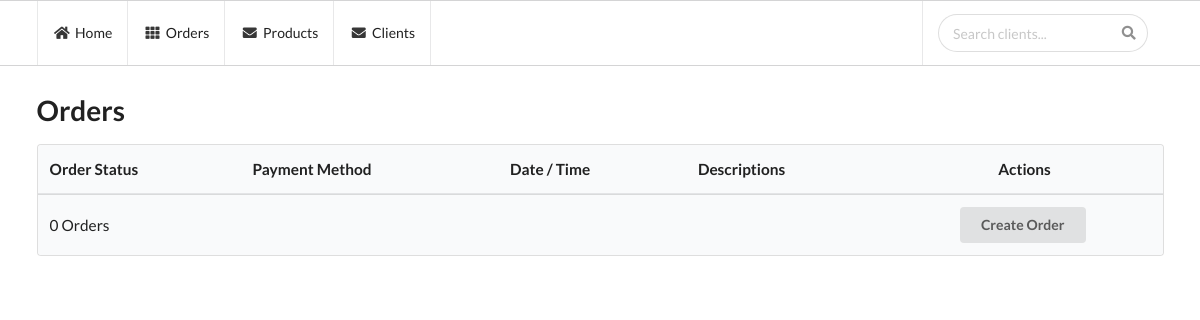
Page /orders.php on the earlier database version.
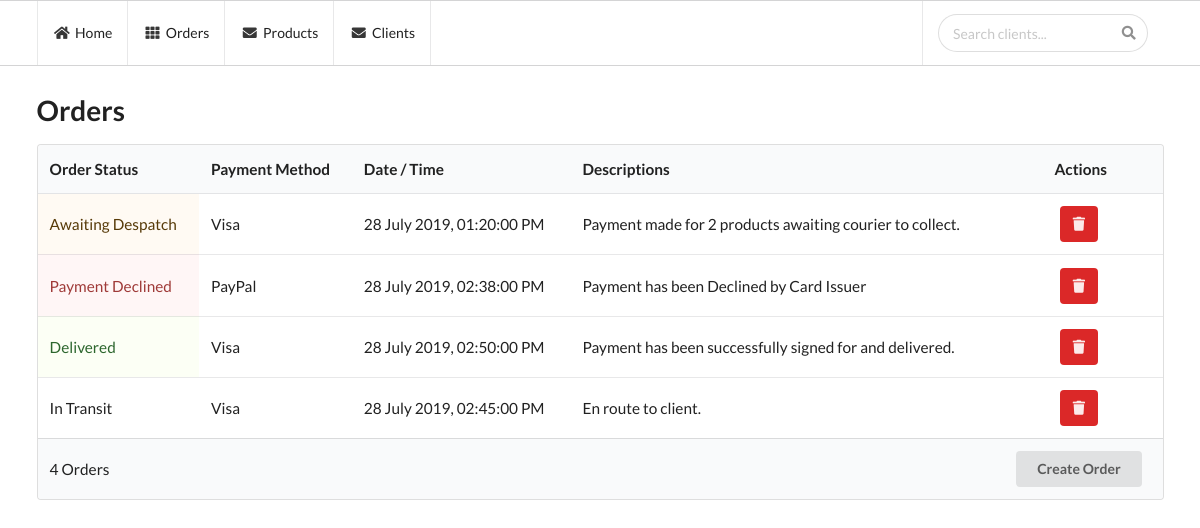
Same page on the later database version.
### tables this page shows
CREATE TABLE `orders` (
  `orders_id` int(11) NOT NULL AUTO_INCREMENT,
  `status` varchar(45) NOT NULL,
  `payment_method` varchar(45) NOT NULL,
  `date_time` datetime NOT NULL,
  `description` varchar(250) DEFAULT NULL,
  PRIMARY KEY (`orders_id`)
);

### classes/Config.php (called while the page is built)
<?php
class Config
{
    public static function get($path = null)
    {
        if ($path) {
            $config = $GLOBALS['config'];
            $path = explode('/', $path);
            foreach ($path as $bit) {
                if (isset($config[$bit])) {
                    $config = $config[$bit];
                }
            }
            return $config;
        }
        return false;
    }
}

### classes/DB.php (called while the page is built, shortened)
<?php
class DB
{
    private static $_instance = null;
    private $_pdo,
        $_query,
        $_error = false,
        $_results,
        $_count = 0;
    private function __construct()
    {
        try {
            $this->_pdo = new PDO('mysql:host=' . Config::get('mysql/host') . ';dbname=' . Config::get('mysql/db') . ';', Config::get('mysql/user'), Config::get('mysql/password'));
        } catch (PDOException $e) {
            die($e->getMessage());
        }
    }
    public static function getInstance()
    {
        if (!isset(self::$_instance)) {
            self::$_instance = new DB();
        }
        return self::$_instance;
    }
    public function query($sql, $params = array())
    {
        if ($this->_query = $this->_pdo->prepare($sql)) {
            if ($this->_query->execute()) {
                $this->_results = $this->_query->fetchAll(PDO::FETCH_OBJ);
                $this->_count = $this->_query->rowCount();
            } else {
                $this->_error = true;
            }
        }
        return $this;
    }
    public function results()
    {
        return $this->_results;
    }
    public function count()
    {
        return $this->_count;
    }
}

### orders.php (the view, shortened to what this page needs)
<?php
$orders = DB::getInstance()->query("SELECT * FROM orders;");
?>
<!doctype html>
<html lang="en">
<head>
    <?php include_once 'icons.php'; ?>
</head>
<body>
<?php include_once 'header.php'; ?>
<div class="ui container">
    <h1>Orders</h1>
    <table class="ui large table" id="orders">
        <thead>
        <tr>
            <th>Order Status</th>
            <th>Payment Method</th>
            <th>Date / Time</th>
            <th>Descriptions</th>
            <th class="center aligned">Actions</th>
        </tr>
        </thead>
        <tbody>
        <?php
        foreach ($orders->results() as $order) {
            $date = new DateTime( $order->date_time);
            echo "<tr>
                        <td>" . $order->status . "</td>
                        <td>" . $order->payment_method. "</td>
                        <td>" . $date->format('d F Y, h:i:s A') . "</td>
                        <td>" . $order->description. "</td>
                        <td class='center aligned'>
                        <a href='delete-order.php?id=".$order->orders_id."'>
                        <button class=\"ui icon negative button\">
                            <i class=\"trash icon\"></i>
                        </button></a>
                        </td>
                      </tr>";
        } ?>
        </tbody>
        <tfoot>
        <tr>
            <th><?php echo $orders->count(); ?> Orders</th>
            <th></th>
            <th></th>
            <th></th>
            <th class="center aligned">
                <a href="create-order.php">
                    <button class="ui button right-aligned">Create Order</button>
                </a>
            </th>
        </tr>
        </tfoot>
    </table>
</div>
</body>
</html>

### icons.php (shortened to what this page needs)
<link rel="stylesheet" href="https://cdnjs.cloudflare.com/ajax/libs/semantic-ui/2.4.1/semantic.min.css" />

### header.php (shortened to what this page needs)
<div class="ui attached stackable menu spacing-bottom">
    <div class="ui container">
        <a class="item" href="/">
            <i class="home icon"></i> Home
        </a>
        <a class="item" href="orders.php">
            <i class="grid layout icon"></i> Orders
        </a>
        <a class="item" href="products.php">
            <i class="mail icon"></i> Products
        </a>
        <a class="item" href="clients.php">
            <i class="mail icon"></i> Clients
        </a>
        <div class="right item">
            <div class="ui search">
                <div class="ui icon input">
                    <input id="full-search" class="prompt" type="text" placeholder="Search clients...">
                </div>
            </div>
        </div>
    </div>
</div>

### icons.php (style rules this page uses)
.ui.menu.spacing-bottom { margin-bottom:1.875em; }

Differences in the rows shown:
added orders: status "Awaiting Despatch", payment_method "Visa", date_time "28 July 2019, 01:20:00 PM", description "Payment made for 2 products awaiting courier to collect."
added orders: status "Payment Declined", payment_method "PayPal", date_time "28 July 2019, 02:38:00 PM", description "Payment has been Declined by Card Issuer"
added orders: status "Delivered", payment_method "Visa", date_time "28 July 2019, 02:50:00 PM", description "Payment has been successfully signed for and delivered."
added orders: status "In Transit", payment_method "Visa", date_time "28 July 2019, 02:45:00 PM", description "En route to client."
Other differences:
$orders->count(): "0" → "4"
